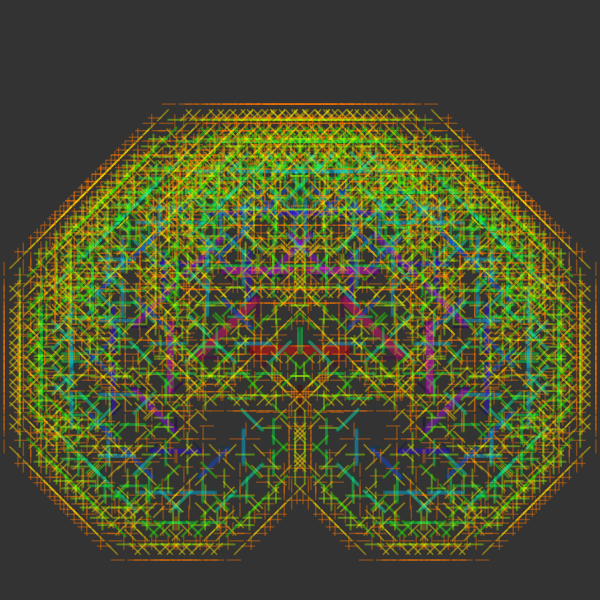
Frame 1 (no input)
Frame 2 (the mouse pressed at the canvas centre, redrawn once): identical to frame 1, image omitted

The p5.js sketch that drew this single still picture (run headless with seeded random() and noise() and a simulated clock; the mouse was pressed at the canvas centre and the sketch redrawn once):

// p5.js sketch
// ── sketch.js
const MAX_DEPTH = 13

function setup() {
  createCanvas(600, 600)
  rectMode(CENTER)
  colorMode(HSB, 1, 1, 1)
}

function drawElement(depth) {
  if (depth > 0) {
    noStroke()
    fill(depth / MAX_DEPTH, 1, 0.3, 0.4)
    rect(0, 0, 5, 30)
    fill(depth / MAX_DEPTH, 1, 1, 0.4)
    rect(0, -50, 100, 10)
    
    for (r of [-1, 1]) {
      push()
      rotate(PI / 4 * r)
      translate(0, -60)
      scale(0.85)
      drawElement(depth - 1)
      pop()
    }
  }
}

function draw() {
  background(0.2)
  
  translate(width / 2, height / 2 + 100)
  drawElement(MAX_DEPTH)
  noLoop()
}
